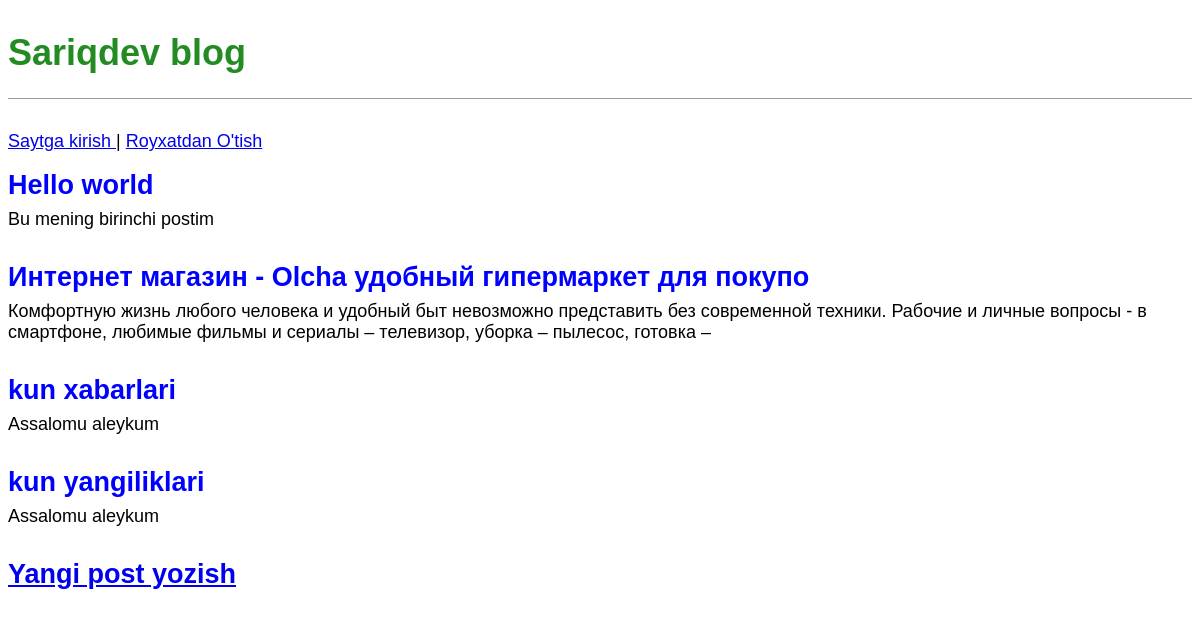
The page / on the database its author committed.
### blog/models.py (models this page shows, shortened)
class Post(models.Model):
    title = models.CharField(max_length=200)
    author = models.ForeignKey(
        'auth.User',
        on_delete=models.CASCADE
    )
    body = models.TextField()

### blog/views.py (the view)
# urls.py: path('',BlogListView.as_view(), name='home'),
class BlogListView(ListView):
    model = Post
    template_name = 'home.html'

### templates/home.html
{% extends 'base.html' %}
{% block content %}
    {% for post in object_list %}
        <div class="post-entery">
            <h2><a href="{% url 'post_detail' post.pk %}">{{post.title}}</a></h2>
            <p>{{post.body | slice:":200"}}</p>
        </div>
    {% endfor %}
{% endblock content %}

### templates/base.html (shortened to what this page needs)
{% load static %}
<!DOCTYPE html>
<html lang="en">
<head>
    <link rel="stylesheet" href="{% static 'css/base.css' %}">
</head>
<body>
    <header>
        <h1><a href="{% url 'home' %}">Sariqdev blog</a></h1>
    </header>
    {% if user.is_authenticated %}
        <p>Xush kelibsiz, {{user.username}}</p>
        <p><a href="{% url 'logout' %}">Chiqib ketish </a></p>
    {% else %}
        <p>
        <a href="{% url 'login' %}">Saytga kirish </a> |
        <a href="{% url 'signup' %}">Royxatdan O'tish </a>
        </p>
    {% endif %}
    <div>
        {% block content %}
        {% endblock content %}
    </div>
    <footer>
        <h2><a href="{% url 'post_new' %}">Yangi post yozish</a></h2>
    </footer>
</body>
</html>

### static/css/base.css (style rules this page uses)
header { border-bottom: 1px solid #999; margin-bottom: 2rem; display: flex; }
body { font-family: 'Noto Sans Jp', sans-serif; font-size: 18px; }
header h1 a { color: forestgreen; text-decoration: none; }
.post-entery { margin-bottom: 2rem; }
.post-entery h2 { margin: 0.5rem 0; }
.post-entery h2 a, .post-entery h2 a:visited { color: blue; text-decoration: none; }
.post-entery p { margin: 0; font-weight: 400; }

### rows shown on the page
Post: title "Hello world", body "Bu mening birinchi postim"
Post: title "Интернет магазин - Olcha удобный гипермаркет для покупо", body "Комфортную жизнь любого человека и удобный быт невозможно представить без современной техники. Рабочие и личные вопросы - в смартфоне, любимые фильмы и сериалы – телевизор, уборка – пылесос, готовка –"
Post: title "kun xabarlari", body "Assalomu aleykum"
Post: title "kun yangiliklari", body "Assalomu aleykum"
